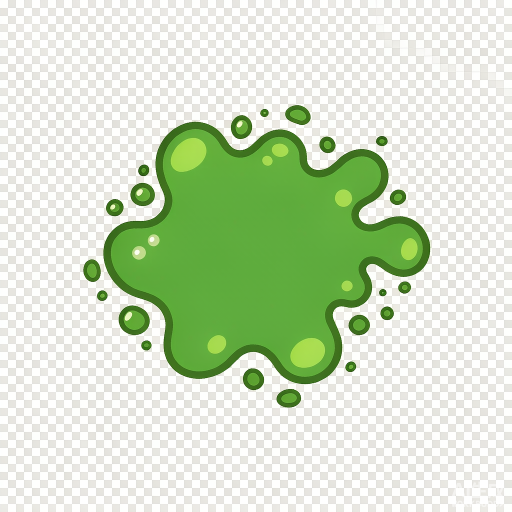
#> input picture art_source/vfx/combat_3d/vfx_zombie_goo_puddle/source/v001/A_single_flat_puddle_of_cartoo_2026-11-05T13-33-11.png, 1024 x 1024 px (shown at 1/2 size)
$ python build_puddle_texture.py A_single_flat_puddle_of_cartoo_2026-11-05T13-33-11.png out.png 5
#> lines starting #> are read from the running program, lines starting #| are printed output that depends on the picture; after the words box and inside, x2 and y2 are one past the last pixel; in counts of white or black regions, pixels touching at a corner belong together
"""把 gpt-image-2 生成的「绿色黏液摊」做成方形地面贴图（透明底，128²）。

⚠ 生成器给的其实是**白底 RGB**（`background=transparent` 没生效，整图 alpha 恒 255），
所以本脚本第一步是**本地抠白**，不能直接读 alpha 求包围盒（否则 bbox = 全图）。

口径：
  1. 从四边**泛洪**出与边缘连通的近白像素 ⇒ 背景掩膜。用泛洪而不是「亮度阈值」，
     是为了保住气泡里那几颗**白色高光**（它们被绿色包着，泛洪到不了，是刻意的细节）；
  2. alpha = 背景反相，再 1px 高斯羽化（AI 出来的边缘本身就是从白到绿的混合，
     硬切会留锯齿）；
  3. **去白边（despill）**：半透明像素按 `c_obj = (c - 255·(1-a)) / a` 反解，
     否则羽化边会带一圈白晕，贴在深色地板上像发光；
  4. 用 alpha > ALPHA_CONTENT 求内容包围盒（**飞溅小点算内容** —— 它们是轮廓的一部分）；
  5. 以包围盒长边为基准扩成正方形，四周留 PAD_RATIO 安全边距，LANCZOS 缩到 TARGET²
     （2026-11-08 起 TARGET=128：贴图只铺在 0.86~1.73m 的地面片上、且是平涂卡通，
     再高分辨率只是浪费显存；也在 `check_runtime_texture_policy` 的 1024 上限内）；
  6. 递归把 alpha 低于 CUT 的像素清成完全透明（去掉残留雾边）。

用法：
  python build_puddle_texture.py <源图.png> <输出.png> [TARGET]
"""

import sys
from collections import deque

import numpy as np
from PIL import Image, ImageDraw, ImageFilter

SRC = sys.argv[1]
DST = sys.argv[2]
TARGET = int(sys.argv[3]) if len(sys.argv) > 3 else 1024

PAD_RATIO = 0.08
ALPHA_CONTENT = 24
ALPHA_CUT = 10
# 生成图的背景**不是纯白**，而是一层浅灰渐晕（实测最暗 207，与 255 差 48）。
# 阈值必须盖住这层渐晕，否则右上角会留一片灰影。绿色本体与该阈值差 160+，
# 浅色高光（#A8F566，差 87）虽也低于阈值，但被绿色包着、泛洪打不进去，安全。
WHITE_THRESH = 80
FEATHER_RADIUS = 0.8
# 泛洪后仍残留的**灰色孤岛**（渐晕被描边割开的碎片）：低饱和 + 高亮度 ⇒ 丢掉
GHOST_SAT_MAX = 26
GHOST_VALUE_MIN = 168

# ── 描边加粗（业主 2026-11-05「轮廓感强一些」的落地手段）─────────────────
# 生成图自带的描边在**源分辨率**下约 12px；按它在游戏里的实际占屏（0.7m 的贴地面片，
# 960×600 视口里约 200px 宽）换算后只剩 2~3px，实拍里几乎读不出来（第一版就是这样，
# 描边被 mipmap 平滑成了一片模糊的绿）。这里在**源图上向外扩一圈**同色深描边，
# 让它在缩到占屏尺寸后仍有 4~5px —— 这是「轮廓感」唯一能靠贴图本身解决的部分，
# 靠加材质描边/后处理都做不到（unshaded 面片没有边界可描）。
OUTLINE_OUT_PX = 24
# 描边色取原图最暗的那批绿（实测 #24500F），再压暗一点 ⇒ 与 #60AD3D 的填充形成硬对比，
# 贴在深灰地板上也读得出边界（浅地板上则靠「比填充暗得多」成立）。
OUTLINE_RGB = (26, 58, 10)
# 泛洪用的哨兵色：绝不会出现在原图里（原图只有绿/白系）
SENTINEL = (255, 0, 255)


def _drop_ghost_islands(rgb: Image.Image, keep: np.ndarray) -> np.ndarray:
    """把「低饱和 + 高亮度」的孤立碎片从 keep 掩膜里剔掉（保留绿色飞溅点）。

    用 8 连通标记；只剔**面积 < 1% 画幅**的碎块 —— 主体与飞溅点都是饱和绿，
    不会被这条规则误伤（真绿玻璃点的高饱和远高于 GHOST_SAT_MAX）。
    """
    from scipy import ndimage

    labels, count = ndimage.label(keep, structure=np.ones((3, 3), dtype=int))
    if count <= 1:
        return keep
    arr = np.asarray(rgb).astype(np.float32)
    out = keep.copy()
    total = keep.size
    for label in range(1, count + 1):
        region = labels == label
        area = int(region.sum())
        if area == 0 or area > total * 0.01:
            continue
        mx = arr[region].max(axis=1)
        mn = arr[region].min(axis=1)
        sat = np.where(mx > 0, (mx - mn) / np.maximum(mx, 1.0) * 255.0, 0.0)
        if sat.mean() < GHOST_SAT_MAX and arr[region].mean() > GHOST_VALUE_MIN:
            out[region] = False
    return out


def key_white_background(im: Image.Image) -> Image.Image:
    """白底 RGB → 带 alpha 的 RGBA（泛洪 + 去灰孤岛 + 羽化 + 去白边）。"""
    rgb = im.convert("RGB")
    w, h = rgb.size
    filled = rgb.copy()
    # 四角各泛洪一次：白底往往是连通的，但生成图偶尔有被描边割开的角落
    for seed in [(0, 0), (w - 1, 0), (0, h - 1), (w - 1, h - 1)]:
        ImageDraw.floodfill(filled, seed, SENTINEL, thresh=WHITE_THRESH)
    mask = np.all(np.asarray(filled) == np.array(SENTINEL, dtype=np.uint8), axis=2)
    keep = _drop_ghost_islands(rgb, ~mask)

    alpha = np.where(keep, 255.0, 0.0).astype(np.uint8)
    alpha_img = Image.fromarray(alpha, "L").filter(
        ImageFilter.GaussianBlur(FEATHER_RADIUS)
    )
    a = np.asarray(alpha_img).astype(np.float32) / 255.0

    # 去白边：半透明像素 = 目标色 × a + 白 × (1-a)，反解目标色
    src = np.asarray(rgb).astype(np.float32)
    safe = np.maximum(a, 1e-4)[..., None]
    obj = (src - 255.0 * (1.0 - safe)) / safe
    # 只在羽化带做反解；完全不透明区原样保留（避免把纯白高光也当白边削掉）
    blend = (a > 0.02) & (a < 0.995)
    out_rgb = np.where(blend[..., None], obj, src)
    out_rgb = np.clip(out_rgb, 0.0, 255.0).astype(np.uint8)

    return Image.fromarray(np.dstack([out_rgb, alpha_img]), "RGBA")


def _grow_outline(im: Image.Image) -> Image.Image:
    """给固体外缘向外扩一圈深墨绿描边（`OUTLINE_OUT_PX` 源图像素）。

    只扩**外面**、不侵蚀里面：原图有几颗巴掌大的浅绿高光气泡（直径 20~30px），
    往内侵蚀会先把它们吃干净 —— 那正是业主点名要留的「不写实」的部分。
    """
    from scipy import ndimage

    arr = np.asarray(im).astype(np.float32)
    alpha = arr[..., 3]
    body = alpha > ALPHA_CONTENT
    grown = ndimage.binary_dilation(body, iterations=OUTLINE_OUT_PX)
    ring = grown & ~body
    if not ring.any():
        return im

    out = arr.copy()
    out[ring, 0] = OUTLINE_RGB[0]
    out[ring, 1] = OUTLINE_RGB[1]
    out[ring, 2] = OUTLINE_RGB[2]
    out[ring, 3] = 255.0
    # 环的内侧一律盖成描边色：原图描边与填充之间有一圈抗锯齿过渡，
    # 不盖掉的话加粗后的描边会被那圈过渡「切」出一条浅色缝。
    edge = body & ~ndimage.binary_erosion(body, iterations=1)
    out[edge, 0] = np.minimum(out[edge, 0], OUTLINE_RGB[0])
    out[edge, 1] = np.minimum(out[edge, 1], OUTLINE_RGB[1])
    out[edge, 2] = np.minimum(out[edge, 2], OUTLINE_RGB[2])

    return Image.fromarray(np.clip(out, 0, 255).astype(np.uint8), "RGBA")


def main() -> None:
    im = Image.open(SRC)
#> im is the input picture: PIL image 1024x1024 RGB; mean R, G, B 208.8, 224, 197.7
    if im.mode != "RGBA" or im.convert("RGBA").getchannel("A").getextrema()[0] > 250:
        im = key_white_background(im)
#> after the loop in key_white_background, `for seed in [(0, 0), (w - 1, 0), (0, h - 1), (w - 1, h - 1)]:`:
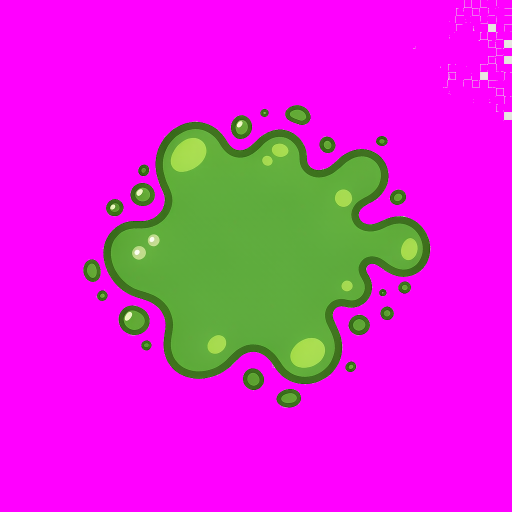
#> filled: PIL image 1024x1024 RGB (shown at 1/2 size); mean R, G, B 219, 36.6, 210.8
#> in key_white_background, `mask = np.all(np.asarray(filled) == np.array(SENTINEL, dtype=np.uint8)..`:
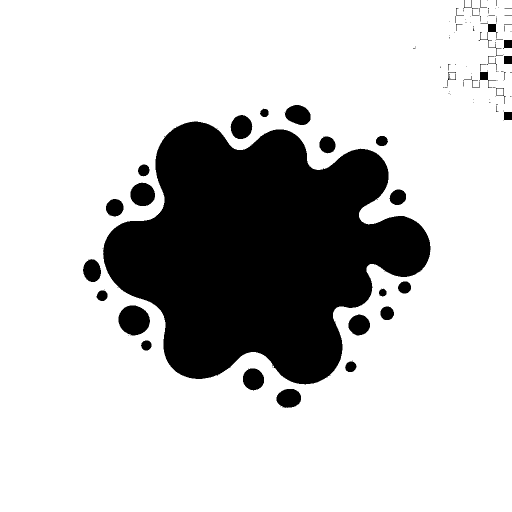
#> mask: shape (1024, 1024) bool (shown at 1/2 size); 77.6% white; 168 black regions (130 under 20 px), largest, box (x1, y1, x2, y2) and area: (206, 243, 861, 769) 213510, (237, 611, 300, 670) 2905, (261, 365, 310, 412) 1805
#> in _drop_ghost_islands, `labels, count = ndimage.label(keep, structure=np.ones((3, 3), dtype=in..`:
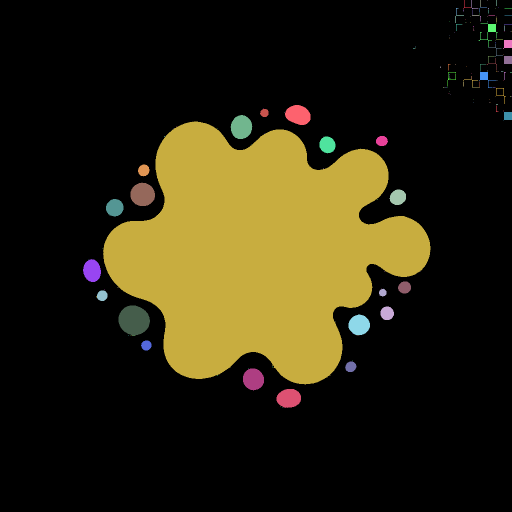
#> labels: shape (1024, 1024) int32 (shown at 1/2 size); 169 distinct labels, from 0 to 168; one colour per label, 0 black
#> in _drop_ghost_islands, `labels, count = ndimage.label(keep, structure=np.ones((3, 3), dtype=in..`: count = 168
#> the loop in _drop_ghost_islands, `for label in range(1, count + 1):` made 168 passes
#> area on passes 1, 2, 6: 31, 29, 23
#> pass 1, in _drop_ghost_islands, `region = labels == label`:
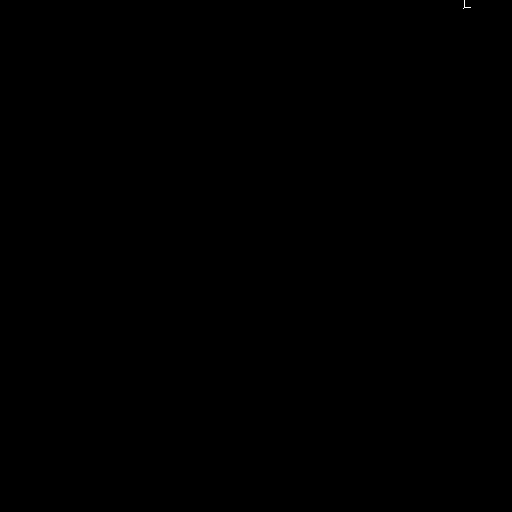
#> region: shape (1024, 1024) bool (shown at 1/2 size); 0% white in thin lines or dots, all inside (x1, y1, x2, y2) = (927, 0, 942, 18)
#> after the loop in _drop_ghost_islands, `for label in range(1, count + 1):`:
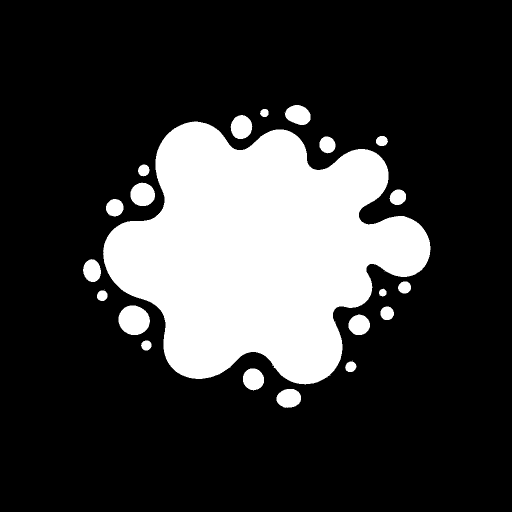
#> out: shape (1024, 1024) bool (shown at 1/2 size); 22.2% white; 28 white regions (7 under 20 px), largest, box (x1, y1, x2, y2) and area: (206, 243, 861, 769) 213510, (237, 611, 300, 670) 2905, (261, 365, 310, 412) 1805
#> in key_white_background, `obj = (src - 255.0 * (1.0 - safe)) / safe`:
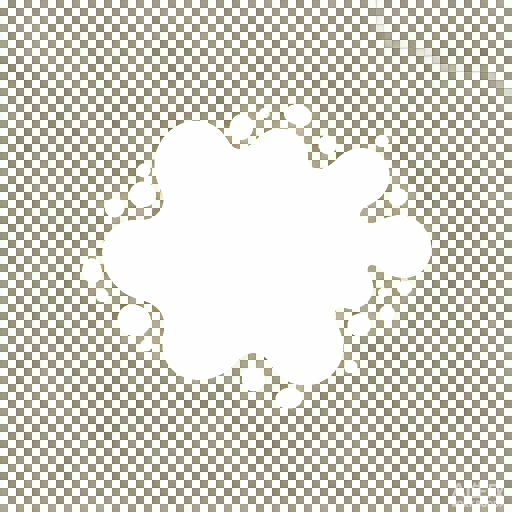
#> obj: shape (1024, 1024, 3) float32 (shown at 1/2 size); mean R, G, B -100704.8, -103687.5, -129133; drawn with min black and max white
#> in key_white_background, `blend = (a > 0.02) & (a < 0.995)`: blend: shape (1024, 1024) bool; 1.6% white; 21 white regions, largest, box (x1, y1, x2, y2) and area: (205, 241, 863, 771) 8882, (235, 609, 302, 672) 725, (259, 364, 312, 414) 576
    else:
        im = im.convert("RGBA")

    im = _grow_outline(im)
#> in _grow_outline, `body = alpha > ALPHA_CONTENT`: body: shape (1024, 1024) bool; 22.6% white; 21 white regions, largest, box (x1, y1, x2, y2) and area: (205, 242, 862, 770) 215637, (236, 610, 301, 671) 3079, (260, 364, 311, 413) 1948
#> in _grow_outline, `grown = ndimage.binary_dilation(body, iterations=OUTLINE_OUT_PX)`: grown: shape (1024, 1024) bool; 30.6% white; 1 white region, box (x1, y1, x2, y2) and area: (141, 185, 886, 841) 320663
#> in _grow_outline, `ring = grown & ~body`: ring: shape (1024, 1024) bool; 8% white; 1 white region, box (x1, y1, x2, y2) and area: (141, 185, 886, 841) 83767
#> in _grow_outline, `edge = body & ~ndimage.binary_erosion(body, iterations=1)`:
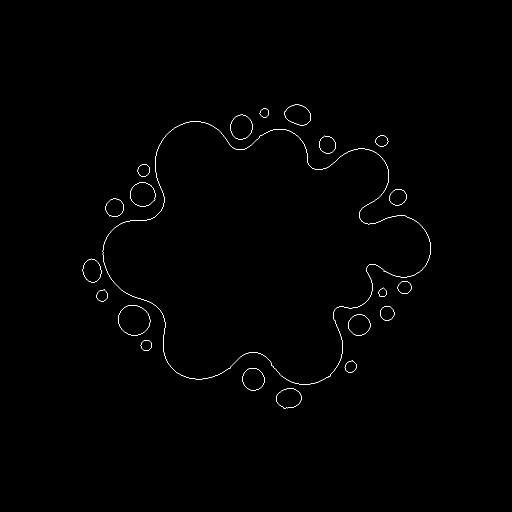
#> edge: shape (1024, 1024) bool (shown at 1/2 size); 0.38% white in thin lines or dots, all inside (x1, y1, x2, y2) = (165, 209, 862, 817)

    alpha = im.getchannel("A")
#> alpha: PIL image 1024x1024 L
    bbox = alpha.point(lambda v: 255 if v > ALPHA_CONTENT else 0).getbbox()
#> bbox = (141, 185, 886, 841)
    if bbox is None:
        raise SystemExit("source image has no visible content after keying")

    left, top, right, bottom = bbox
#> left = 141; top = 185; right = 886; bottom = 841
    cw, ch = right - left, bottom - top
#> cw = 745; ch = 656
    side = int(round(max(cw, ch) * (1.0 + PAD_RATIO * 2.0)))
#> side = 864
    cx = (left + right) // 2
#> cx = 513
    cy = (top + bottom) // 2
#> cy = 513
    box = (cx - side // 2, cy - side // 2, cx - side // 2 + side, cy - side // 2 + side)
#> box = (81, 81, 945, 945)

    # crop 允许越界：越界部分由 PIL 补成完全透明，正好当成安全边距。
    out = im.crop(box).resize((TARGET, TARGET), Image.LANCZOS)

    px = out.load()
    for y in range(TARGET):
        for x in range(TARGET):
            r, g, b, a = px[x, y]
            px[x, y] = (r, g, b, 0) if a < ALPHA_CUT else (r, g, b, a)

    out.save(DST, "PNG", optimize=True)

    bb = out.getchannel("A").point(lambda v: 255 if v > ALPHA_CONTENT else 0).getbbox()
#> bb = (0, 0, 5, 5)
    opaque = np.asarray(out.getchannel("A")) > 250
#> opaque = [[False, False, False, False, False], [False, False, True, False, False], [False, True, False, True, False], [False, False, True, False, False], [False, False, False, False, False]]
    print(
        f"bbox={bbox} side={side} -> {DST} {out.size} content={bb} "
        f"opaque_ratio={opaque.mean():.3f}"
    )
#| bbox=(141, 185, 886, 841) side=864 -> out.png (5, 5) content=(0, 0, 5, 5) opaque_ratio=0.160


if __name__ == "__main__":
    main()
